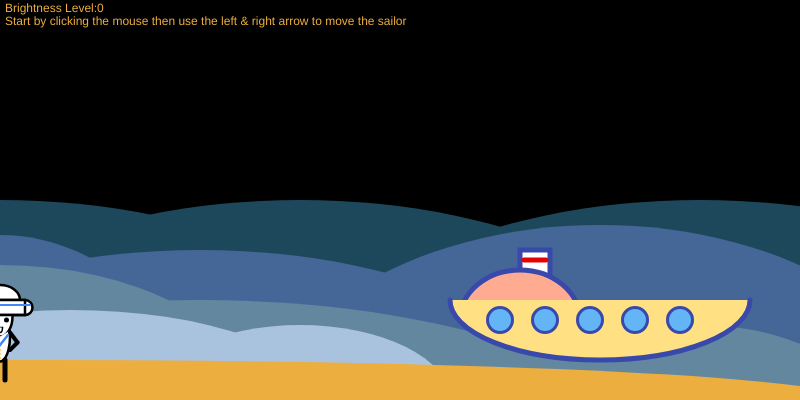
Frame 1 (no input)
Frame 60 (no input): identical to frame 1, image omitted
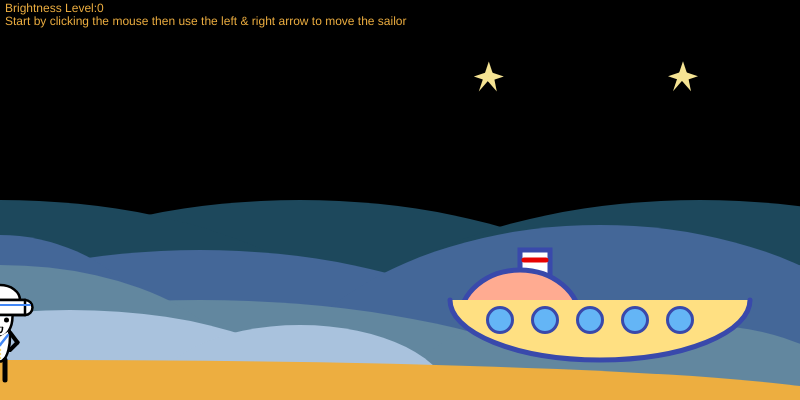
Frame 120 (the mouse pressed at the canvas centre since frame 60)

The p5.js sketch that drew these frames (run headless with seeded random() and noise() and a simulated clock; from frame 60 on, the mouse is pressed at the canvas centre):

// p5.js sketch
// ── sketch.js
let NofStars = 2;
let stars = [];
let NofCatch = 0;
let CanCatch = 1;
let shipX = 0;
let sailorX = 0;
function setup() {
  createCanvas(800, 400);
  // for (let i = 0; i < NofStars; i++) {
  //   stars.push(new Star(random(width), 0));
  // }
}

function keyPressed() {
  if (keyCode === RIGHT_ARROW) {
    sailorX += 20;
  }
  if (keyCode === LEFT_ARROW) {
    sailorX -= 20;
  }
}

function draw() {
  background(0);

  if (random(1) < 0.01 && stars.length < 10) {
    for (let i = 0; i < NofStars; i++) {
      stars.push(new Star(random(width), 0));
    }
  }

  noStroke();
  //the deepest sea
  fill(29, 72, 92);
  arc(300, 400, 800, 400, -PI, 0);
  arc(0, 400, 800, 400, -PI, 0);
  arc(700, 400, 800, 400, -PI, 0);

  //level 2
  fill(68, 103, 152);
  arc(200, 450, 800, 400, -PI, 0);
  arc(0, 450, 400, 430, -PI, 0);
  arc(600, 450, 700, 450, -PI, 0);
  //level 3
  fill(98, 135, 159);
  arc(200, 500, 1000, 400, -PI, 0);
  arc(0, 400, 500, 270, -PI, 0);
  arc(700, 550, 500, 450, -PI, 0);
  arc(500, 550, 300, 450, -PI, 0);
  //level 4
  fill(169, 194, 221);
  arc(70, 400, 500, 180, -PI, 0);
  arc(300, 400, 300, 150, -PI, 0);

  //the island
  fill(237, 174, 64);
  arc(50, 400, 1600, 80, -PI, 0);
  //ship
  ship(shipX, 0, 0);

  //sailor
  sailor(sailorX, 350, 0.5);

  //stars
  for (let i = 0; i < stars.length; i++) {
    let s = stars[i];
    s.fall();
    s.reappear();
    s.checkIfcatch();
    if (s.checkIfenough() != true) {
      s.display();
    }
    if (stars[i].isDone) {
      stars.splice(i, 1);
      console.log("done!");
    }
    // console.log(stars.length)
  }

  //ship leaves
  if (NofCatch == 30) {
    text("You successfully let the ship set sail!",width/2,height/2);
    
    
    shipX--;
  }
  text("Brightness Level:" + NofCatch, 5, 12);
  text(
    "Start by clicking the mouse then use the left & right arrow to move the sailor",
    5,
    25
  );
}

class Star {
  constructor(x, y) {
    this.x = x;
    this.y = y;
    this.xSpd = 0;
    this.ySpd = random(1, 3);
    this.r = 60;
    this.CanCatch = 1;
    this.isDone = false;
  }

  fall() {
    this.x += this.xSpd;
    this.y += this.ySpd;
  }

  reappear() {
    if (this.x < 0) {
      this.x = width;
    } else if (this.x > width) {
      this.x = 0;
    }
    if (this.y < 0) {
      this.y = 240;
    } else if (this.y > 300) {
      this.y = 0;
      // this.isDone = true;
    }
  }
  checkIfcatch() {
    let d = dist(sailorX, 310, this.x + 50, this.y + 50);
    //console.log(sailorX)
    // console.log("d",d);
    if (d < this.r && this.CanCatch == 1) {
      NofCatch++;
      this.CanCatch = -1;
      this.isDone = true;
    } else {
      //console.log("0");
    }
  }
  checkIfenough() {
    if (NofCatch >= 30) {
      NofCatch = 30;
      return true;
    }
  }

  display() {
    push();
    translate(this.x, this.y);
    fill(245, 227, 147);
    noStroke();
    triangle(50, 50, 55, 35, 60, 50);
    triangle(55, 45, 70, 50, 55, 55);
    triangle(50, 50, 63, 65, 60, 50);
    triangle(50, 50, 45, 65, 58, 50);
    triangle(55, 45, 40, 50, 55, 55);

    // ellipse(0, 0, 70, 70)
    pop();

    // push()
    // fill(255, 255, 0)
    // // ellipse(sailorX, 310, 10, 10);
    // ellipse(this.x, this.y, 70, 70)
    // pop()
    // fill(237, 174, 64)
    // text("Brightness Level:" + this.NofCatch, 5, 12);
    // console.log(this.NofCatch);
  }
}

function sailor(x, y, s) {
  push();
  translate(x, y);
  scale(s);
  //hat
  fill(255);
  strokeWeight(5);
  stroke(0);
  arc(0, -100, 80, 60, -PI, 0);
  line(-50, -100, 50, -100);
  arc(-50, -85, 30, 30, PI / 2, -PI / 2);
  arc(50, -85, 30, 30, -PI / 2, PI / 2);
  rect(-50, -100, 100, 30);
  line(-50, -70, 50, -70);
  //face
  arc(0, -67, 50, 80, 0, PI);
  //eyes
  ellipse(-13, -60, 5, 5);
  ellipse(13, -60, 5, 5);
  //mouse
  strokeWeight(3);
  line(-5, -45, 5, -45);
  arc(0, -45, 10, 20, 0, PI);
  //body
  strokeWeight(5);
  arc(0, -27, 40, 100, -PI / 6, PI + PI / 6);
  //legs
  fill(0);
  strokeWeight(10);
  line(-10, 20, -10, 60);
  line(10, 20, 10, 60);
  //neckerchief
  stroke(66, 135, 245);
  strokeWeight(5);
  line(-16, -30, 0, -10);
  line(16, -30, 0, -10);
  //button
  fill(247, 216, 116);
  noStroke();
  for (let i = 0; i < 3; i++) {
    let gap = 8;
    circle(0, i * gap, 5);
  }
  //line on the hat
  stroke(66, 135, 245);
  strokeWeight(4);
  line(-60, -90, 60, -90);
  //right arm
  stroke(0);
  strokeWeight(8);
  line(20, -35, 35, -15);
  line(35, -15, 20, 0);
  //left arm
  stroke(0);
  strokeWeight(8);
  line(-20, -35, -35, -15);
  line(-35, -15, -60, -35);
  //bag
  noStroke();
  fill(173, 172, 168);
  ellipse(-60, -37, 50, 10);
  pop();
}
function ship(x, y, s) {
  push();
  translate(x, y);
  stroke(57, 73, 171);
  strokeWeight(5);
  //shiphat
  fill(255);
  rect(520, 250, 30, 60);
  stroke(231, 2, 2);
  line(524, 260, 546, 260);

  //shiphead
  stroke(57, 73, 171);
  fill(255, 171, 145);
  arc(520, 320, 120, 100, -PI, 0);
  //shipbody
  fill(255, 224, 130);
  arc(600, 300, 300, 120, 0, PI);
  for (let i = 0; i < 5; i++) {
    strokeWeight(3);
    fill(100, 181, 246);
    circle(500 + 45 * i, 320, 25);
  }

  pop();
}
